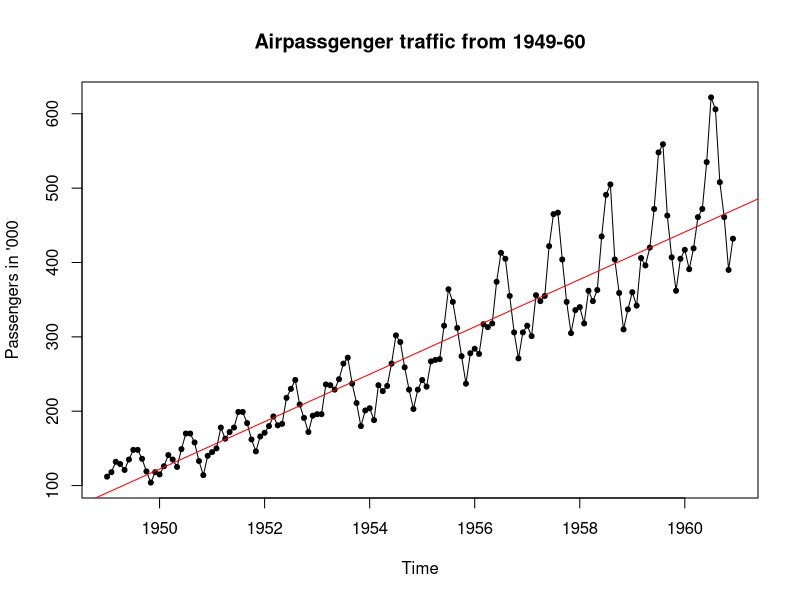
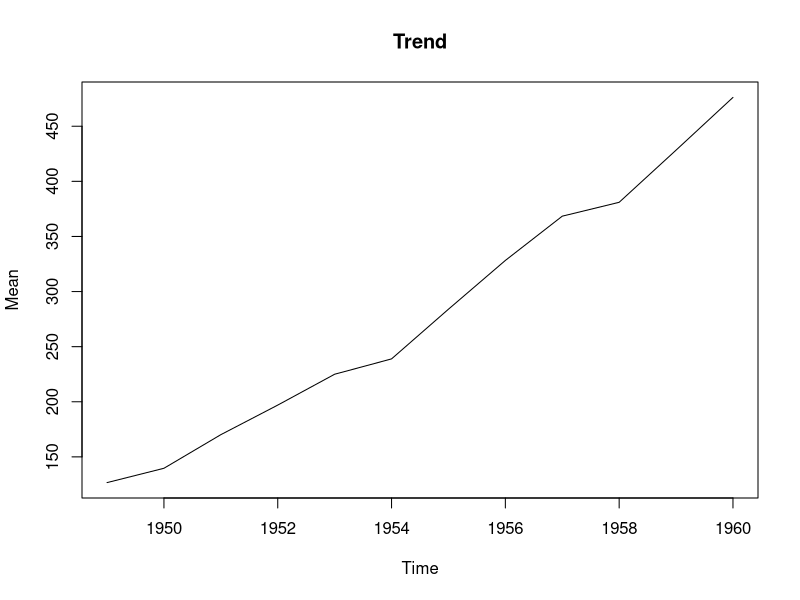
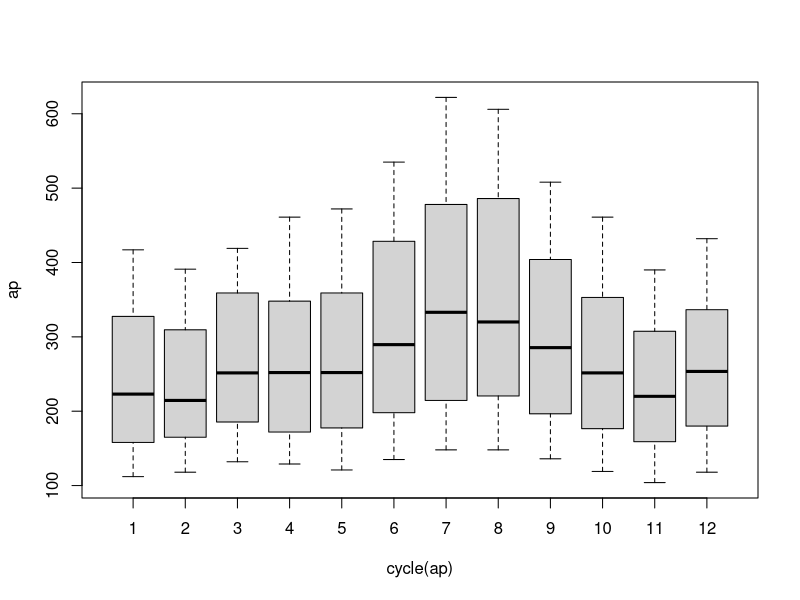
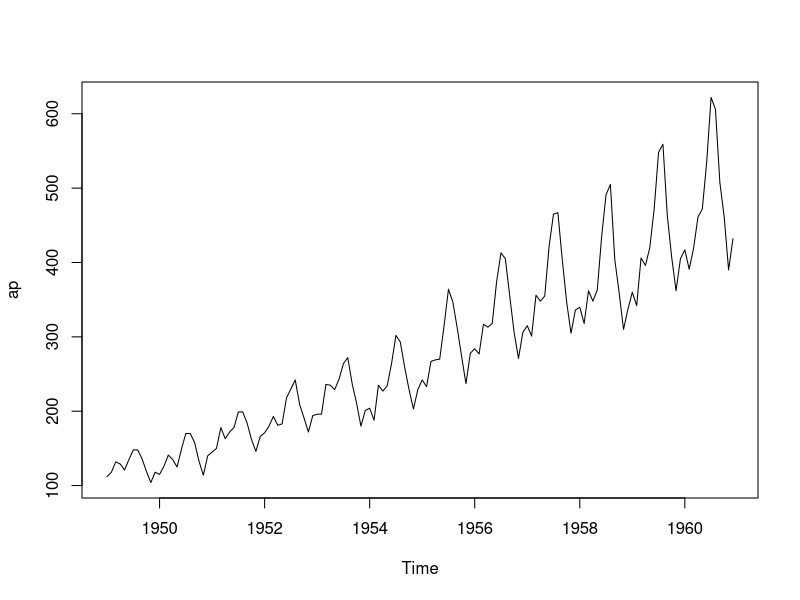
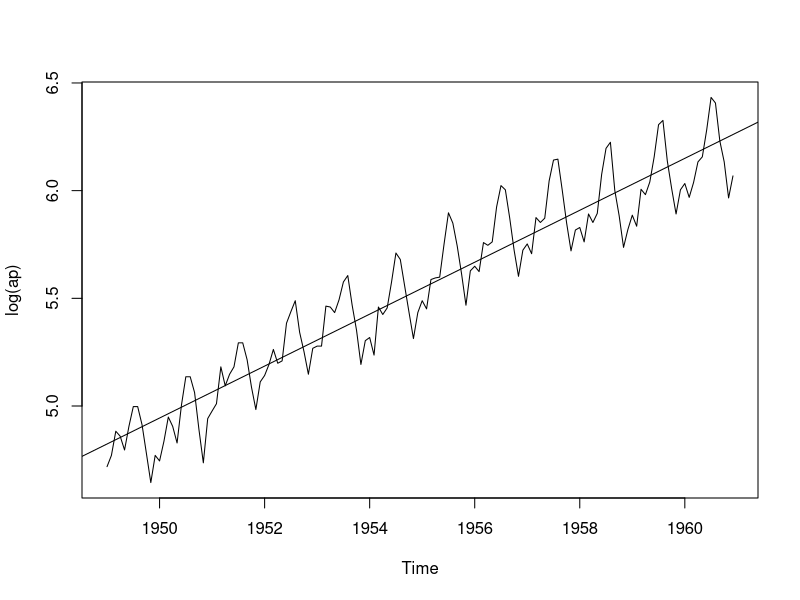
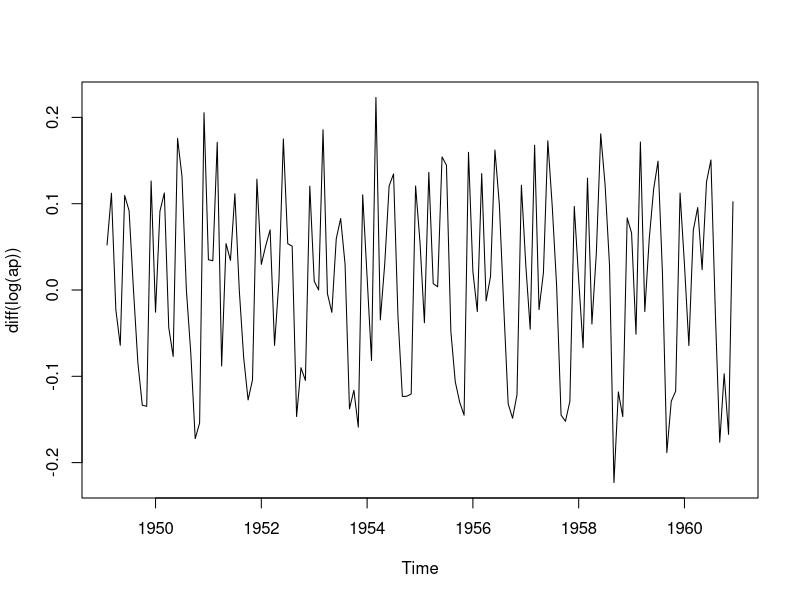
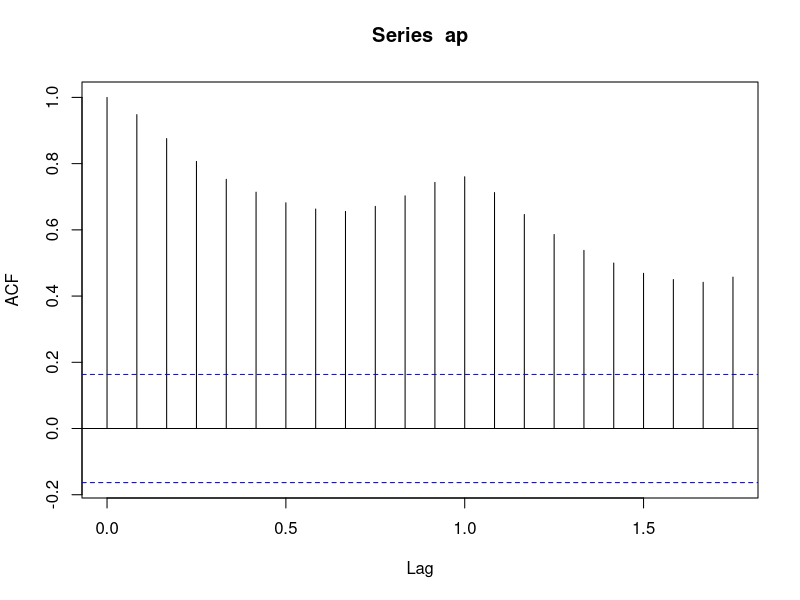
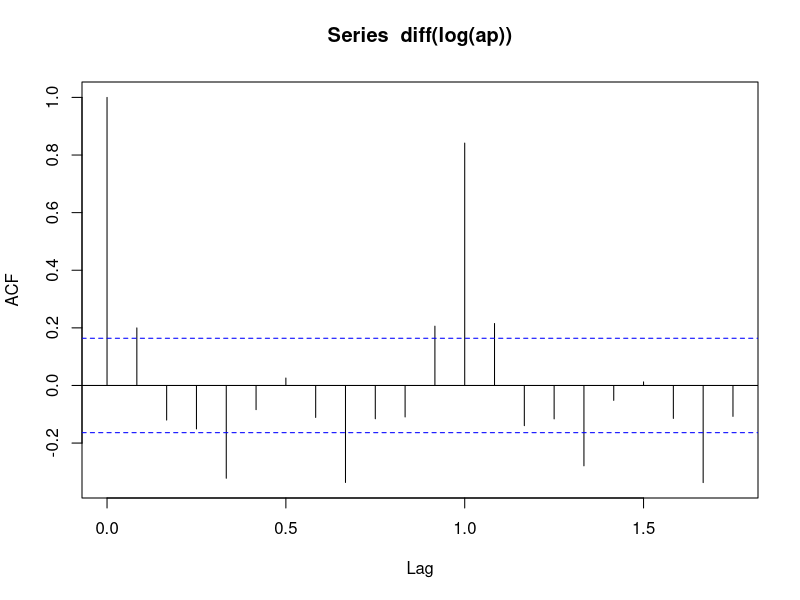

Source code (R) for these figures, in order:
#Code by RJ Neel

#Time Series Analysis : BASICS

#What is Time Series?
data("AirPassengers")
ap=AirPassengers
ap

head(ap)
plot(ap,ylab="Passengers in '000", type='o',pch=20,main="Airpassgenger traffic from 1949-60")
##Data presented over a period of time forms a Time Series

#Why TS is used?
## Predict/forecast future
## Understand the past trend
## Understand the present trend

#When not to use TS?
## 1. When data points are CONSTANT ex. y=10 next in series = 10
## 2. When data can be represented by a function ex. y=sin(x) next y=sin(0)=0
## Data predictible without any analysis in both the series

#GOAL: PREDICT PASSENGER FLOW OF NEXT 10 YEARS
##First find the mean of the series
mean(ap) #RED: This is the average number of passengers flying per month throughout 1949-60
##This does not work as clearly it is not constant in time (See the plot)
##Hence find a moving mean
abline(reg=lm(ap~time(ap)),col='red')
##RED: Now the mean is changing in time and the variance too is fluctuating 

## Thus we need to transform data so that variance becomes equal.
## if variance, mean and covariance become equal we can apply TS


# COMPONENTS OF TIMESERIES

#1. Trend (Secular Trend)
## An upward or a downward pattern observed over a time period
plot(aggregate(ap,FUN=mean),ylab='Mean',main='Trend')

#2. Periodic variations
## Long term or short-term fluctuation patterns observed in the data
## Long term is called a CYCLE (CYCLICAL VARIATION) ex. decline in sale every two years
## Short term is called SEASONAL VARIATION ex. Dec peak sales (Festive season)
## It is the peak and dip in the series occuring as a pattern
cycle(ap)

#3. Irregular Fluctuation
## Unpredictible/unforeseen changes. Does not repeat in time

#Dataset
ap
#It's class
class(ap)
#Start
start(ap)
#end
end(ap)
#frequency ##Total intervals that are there in the data
frequency(ap)
#Summary
summary(ap)

#Analysis with boxplot
boxplot(ap~cycle(ap))
#Implies July and August were popularmonths for travel

#Converting to stationary
plot(ap) #Not stationary mean and variance is increasing
plot(log(ap)) #Makes the variance equal. RED:Mean still not equal
abline(reg=lm(log(ap)~time(log(ap)),col='red'))
plot(diff(log(ap))) #Mean is now CONSTANT
##SERIES IS NOW STATIONARY. Data now suitable for modelling

#We start with AR I MA : Auto Regressive Integration Moving Average. 
##Auto Regression: Past data to regressively model future
##Moving Average: average series calculated over fixed period
## AR : p
## I  : d    
## MA : q

### ARIMA to find p d q
acf(ap) # Values exceed the blue line since data is not stationary. Our aim to get it below the blue line
acf(diff(log(ap))) ## Determines the value of 'q'. Line just before the first inverted line => q=1
pacf(diff(log(ap))) ## Determines the value of 'p'. Line just before the first inverted line => p=0
# d is the number of time the series has been differentiatiated

#Using ARIMA to predict the future

fit=arima(log(ap),c(0,1,1),seasonal = list(order=c(0,1,1),period=12)) #ARIMA Model
pred=predict(fit,n.ahead = 10*12) #Predict the future value 10*12 period
pred
pred1=2.718^pred$pred # RED: Values were in log. Hence use e 
pred1
ts.plot(ap,2.718^pred$pred,log='y',lty=c(1,3))

#####TESTING THE MODEL
#For nap dataset
nap=ts(ap,frequency=12,start=c(1949,1),end=c(1959,12))
nap
fit2=arima(log(nap),c(0,1,1),seasonal = list(order=c(0,1,1),period=12)) #ARIMA Model
pred2=predict(fit2,n.ahead = 1*12) #Predict the future value 10*12 period
pred2
pred12=2.718^pred2$pred # RED: Values were in log. Hence use e 
pred12
nap_1960=round(pred12,0)
nap_1960
ap_1960=tail(ap,12)
ap_1960
ap
nap_1960

ts.plot(nap,2.718^pred2$pred,log='y',lty=c(1,3))




#Decomposing the time series
d_ap=decompose(ap,type='additive')
plot(d_ap)

